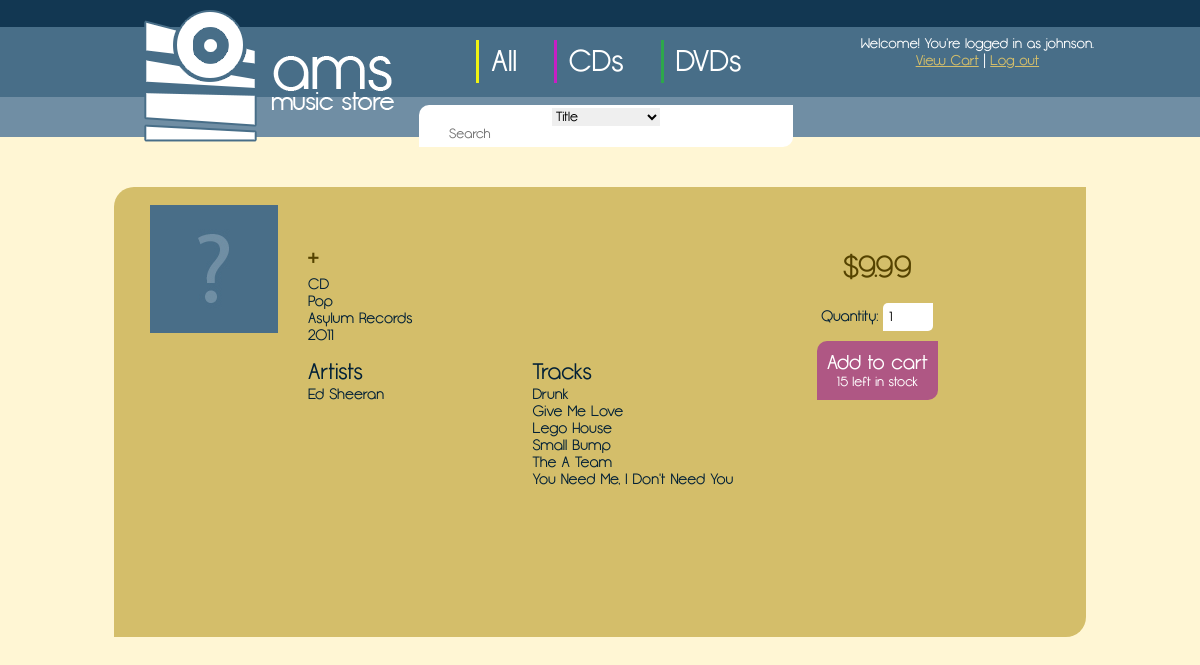
Screenshot of /index.php?p=display_item&id=1 (signed in) with the database file from the repository.
### tables this page shows
CREATE TABLE item (
    upc INT NOT NULL,
    title VARCHAR(64) NOT NULL,
    itemtype ENUM('CD', 'DVD') NOT NULL,
    category ENUM('Rock', 'Pop', 'Rap', 'Country', 'Classical', 'New Age', 'Instrumental') NOT NULL,
    company VARCHAR(32) NULL,
    releaseyear INT NULL,
    price REAL NOT NULL,
    stock INT NOT NULL,
    PRIMARY KEY (upc)
);

CREATE TABLE lead_singer (
    upc INT NOT NULL,
    sname VARCHAR(64) NOT NULL,
    PRIMARY KEY (upc, sname),
    FOREIGN KEY (upc)
		REFERENCES item (upc)
        ON DELETE cascade
        ON UPDATE cascade
);

CREATE TABLE has_song (
    upc INT NOT NULL,
    title VARCHAR(64) NOT NULL,
    PRIMARY KEY (upc, title),
    FOREIGN KEY (upc)
		REFERENCES item (upc)
		ON DELETE cascade
        ON UPDATE cascade
);

### src/display_item.php (the view)
<?php
    if (isset($_GET['id'])) {
        $query = $connection->prepare('SELECT * FROM item WHERE upc=?');
        $query->bind_param('i', $_GET['id']);
        $query->execute();
        $result = $query->get_result();
        $result = $result->fetch_assoc();
        echo '<div class="cover_container"><img src="img/covers/';
        if (file_exists("img/covers/".$result['upc'].".jpg"))
            echo $result['upc'];
        else
            echo 'unknown';
        echo '.jpg" width="128px" height="128px" /></div><div class="album_info">';
        echo '<h1>'.$result['title'].'</h1>';
        echo '<p>'.$result['itemtype'].'</p>';
        echo '<p>'.$result['category'].'</p>';
        echo '<p>'.$result['company'].'</p>';
        echo '<p>'.$result['releaseyear'].'</p>';
        echo '<div id="album_lists">';
        echo '<div><h2>Artists</h2>';
        $query = $connection->prepare('SELECT * FROM lead_singer WHERE upc=?');
        $query->bind_param('i', $_GET['id']);
        $query->execute();
        $result2 = $query->get_result();
        while ($row = $result2->fetch_assoc())
            echo '<p>'.$row['sname'].'</p>';
        echo '</div>';
        echo '<div><h2>Tracks</h2>';
        $query = $connection->prepare('SELECT * FROM has_song WHERE upc=?');
        $query->bind_param('i', $_GET['id']);
        $query->execute();
        $result2 = $query->get_result();
        while ($row = $result2->fetch_assoc())
            echo '<p>'.$row['title'].'</p>';
        echo '</div>';
        echo '</div></div>';
        echo '<div class="album_price">';
        echo '<h1>$'.number_format($result['price'], 2).'</h1><br />';
        echo '<form action="?act=add_to_cart&id='.$_GET['id'].'" method="post">';
        echo '<p>Quantity: <input type="number" name="quantity" value="1" min="1" max="'.$result['stock'].'" /></p>';
        echo '<button id="buy_album"><h2>Add to cart</h2>';
        echo '<p>'.$result['stock'].' left in stock</p></button></form></div>';
    } else
        require("404.php");
?>

### src/css/style.css (style rules this page uses)
* { margin: 0; padding: 0; text-decoration: none; word-wrap: break-word; font-weight: normal; }
body { background: #fff6d4; font-family: "Opificio", "Century Gothic", sans-serif; color: #fff; font-size: 14px; text-align: center; }
input, select { font-family: "Opificio", "Century Gothic", sans-serif; }
#container h1 { color: #554300; }
#content .album_info { margin: 35px 10px 10px 30px; width: 63%; }
#content .album_info #album_lists { margin-top: 15px; display: flex; }
#content .album_info #album_lists div { width: 45%; }
#content .album_price { text-align: center; margin-top: 45px; }
#content .album_price #buy_album, #content input[type=submit] { background: #af5784; color: #fff; padding: 10px; margin-top: 10px; border: none; font-family: "Opificio", "Century Gothic", sans-serif; border-radius: 10px 0; }
#content input[type=text], #content input[type=number] { padding: 6px; border: none; border-radius: 5px 0; }

### rows the page displays
item: title "+", itemtype "CD", category "Pop", company "Asylum Records", releaseyear "2011", price "9.99", stock "15"
lead_singer: sname "Ed Sheeran"
has_song: title "Drunk"
has_song: title "Give Me Love"
has_song: title "Lego House"
has_song: title "Small Bump"
has_song: title "The A Team"
has_song: title "You Need Me, I Don't Need You"

### other values shown
$_SESSION['username'] "johnson"
